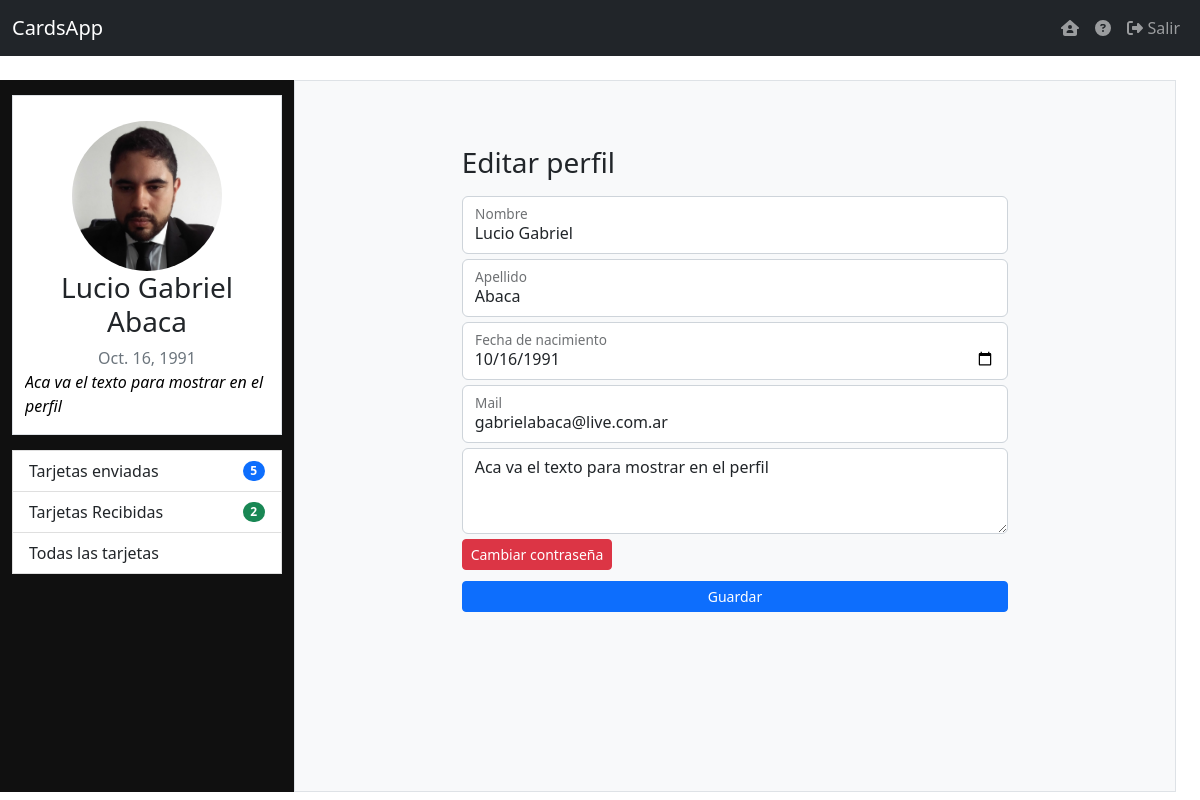
The app's page /editarPerfil (signed in), older data.
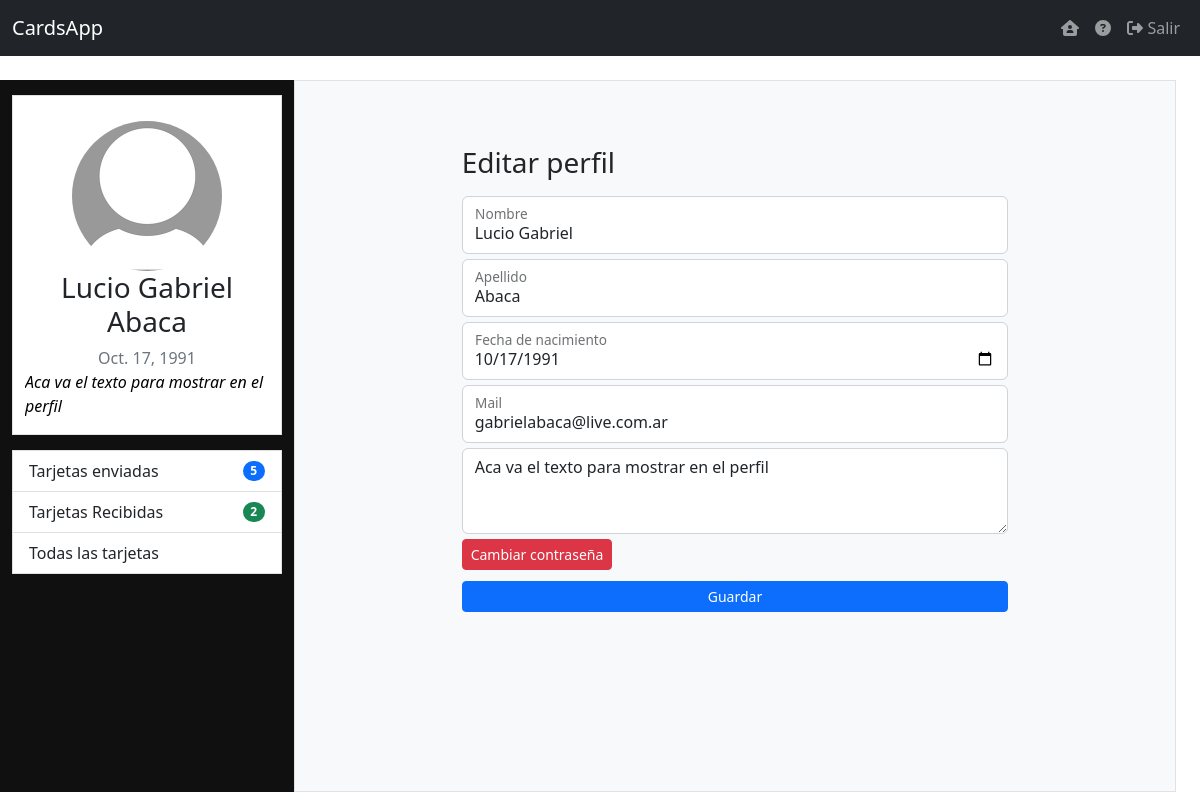
The same page, newer data.
### main_App/models.py (models this page shows)
class Usuarios(models.Model):
    id_usuario = models.ForeignKey(settings.AUTH_USER_MODEL, on_delete=models.CASCADE)
    cumpleaños = models.DateField(null=True)
    avatar = models.ImageField(upload_to='Avatares/', null = True, blank = True)
    perfil = models.TextField(null=True)
    links = models.IntegerField(null = True)
    estado = models.IntegerField(null=True)

### main_App/views.py (the view, shortened to what this page needs)
# urls.py: path('editarPerfil', views.editarPerfil),
@login_required(login_url='ingresar')
def editarPerfil(request):
    datosUsuario = Usuarios.objects.get(id_usuario=request.user.id)
    perfilcards = ({
        'enviadas' : len(Relacion_Cards.objects.filter(id_usr__iexact = request.user.id)),
        'recibidas': len(Relacion_Cards.objects.filter(id_usr_to__iexact = request.user.id)),
        })
    links = Perfil_Links.objects.filter(id_usr = request.user.id)
    return render(request, 'main/editarperfil.html', {'datos':datosUsuario, 'perfilCards':perfilcards,'links':links})

### main_App/template/main/editarperfil.html (shortened to what this page needs)
{% extends 'main/dashboard.html' %}
{% load static %}
{% block Dashboard %}
<section class="container-fluid col-lg-8 editar-perfil-bg align-content-center">
    <div class="row justify-content-center" style="height: 100%">
    {% if success %}
    <div class="v-row col-lg-6 text-center align-content-center">
        <h3 class="text-success">Perfil editado!</h3>
        <a href="/dashboard">Volver</a>
    </div>
    {% else %}
    <form class="v-row " method="POST" action="editarPerfil">
    <h1 class="h3 mb-3 fw-normal">Editar perfil </h1>
    <div class="form-floating">
        <input type="text" class="form-control form-sm" name="first_name" id="first_name" placeholder="nombre" value="{{ datos.id_usuario.first_name}}">
        <label for="first_name">Nombre</label>
    </div>
    <div class="form-floating">
        <input type="text" class="form-control form-sm" name="last_name" id="last_name" placeholder="Apellido" value="{{ datos.id_usuario.last_name }}">
        <label for="last_name">Apellido</label>
    </div>
    <div class="form-floating">
        <input type="date" class="form-control form-sm" name="cumpleaños" id="cumpleaños" placeholder="Fecha de nacimiento" value="{{ datos.cumpleaños|date:"Y-m-d" }}">
        <label for="cumpleaños">Fecha de nacimiento</label>
    </div>
    <div class="form-floating">
        <input type="email" class="form-control form-sm" name="email" id="email" placeholder="name@example.com" value="{{ datos.id_usuario.email}}">
        <label for="email">Mail</label>
    </div>
    <div class="form-data">
        <textarea class="form-control" name="perfil" id="perfil" rows="3" maxlength="250" placeholder="Texto de perfil">{{ datos.perfil }}</textarea>
    </div>
    <a href="#" data-bs-toggle="modal" data-bs-target="#modal-contraseña"><button class="btn btn-danger btn-sm" type="button">Cambiar contraseña</button></a>
    <button class="w-100 btn btn-sm btn-primary" type="submit" name="btnPerfil" value="btnPerfil">Guardar</button>
    </form>
    {% endif %}
</div>
</section>
{% endblock %}

### main_App/template/main/dashboard.html (shortened to what this page needs)
{% extends './base.html' %}
{% load static %}
{% block Main %}
<div class="row container-fluid ">
    <div class="col-lg-3 perfil">
        <div class="d-grid container border">
            <a href="#" data-bs-toggle="modal" type="button" data-bs-toggle="modal" data-bs-target="#modal-imagen-perfil">
            <img class=" img-fluid mx-auto d-block rounded-circle" data-bs-toggle="tooltip" title="Editar Avatar" src=
            {% if datos.avatar %}
            {{ datos.avatar.url }}
            {% else %}
            "{% static '/assets/img/default-avatar.jpg' %}"
            {% endif %}>
            </a>
            <div class="d-flex justify-content-center  text-center">
                <h3 class="text-center">{{user.get_full_name}} </h3>
            </div>
            <span class="text-muted text-center">{{ datos.cumpleaños }} </span>
            <a href="/editarPerfil" style="text-decoration: none; color:black"  >
                <p class="blockquote text-wrap fst-italic fs-6 text dash-perfil" data-bs-toggle="tooltip" title="Editar Perfil" >
                {% if datos.perfil %}
                {{datos.perfil}}
                {% else %}
                    Click para editar tu informacion de perfil
                {% endif %}
            </p>
            </a>
        </div>
        <ul class="list-group">
            <a class="list-group-item list-group-item-action" href="dashboard?action=enviadas">
            <li class="d-flex justify-content-between align-items-center">
                Tarjetas enviadas
                <span class="badge bg-primary rounded-pill">{{ perfilCards.enviadas }}</span>
            </li>
            </a>
            <a class="list-group-item list-group-item-action" href="dashboard?action=recibidas">
                <li class="d-flex justify-content-between align-items-center">
                    Tarjetas Recibidas
                    <span class="badge bg-success rounded-pill">{{ perfilCards.recibidas }} </span>
                </li>
            </a>
            <a class="list-group-item list-group-item-action" href="dashboard?action=">
              <li class="d-flex justify-content-between align-items-center">
                  Todas las tarjetas
              </li>
          </a>
        </ul>
    </div>
    <div class="col-lg-9 bg-light border dashboard">
    {% block Dashboard %}
    {% endblock %}
    </div>
</div>
{% endblock %}

Row changes from the older to the newer data that the page shows:
changed Usuarios "Aca va el texto para mostrar en el perfil": avatar: picture removed, a placeholder shows; cumpleaños "Oct. 16, 1991" → "Oct. 17, 1991"; cumpleaños "10/16/1991" → "10/17/1991"
